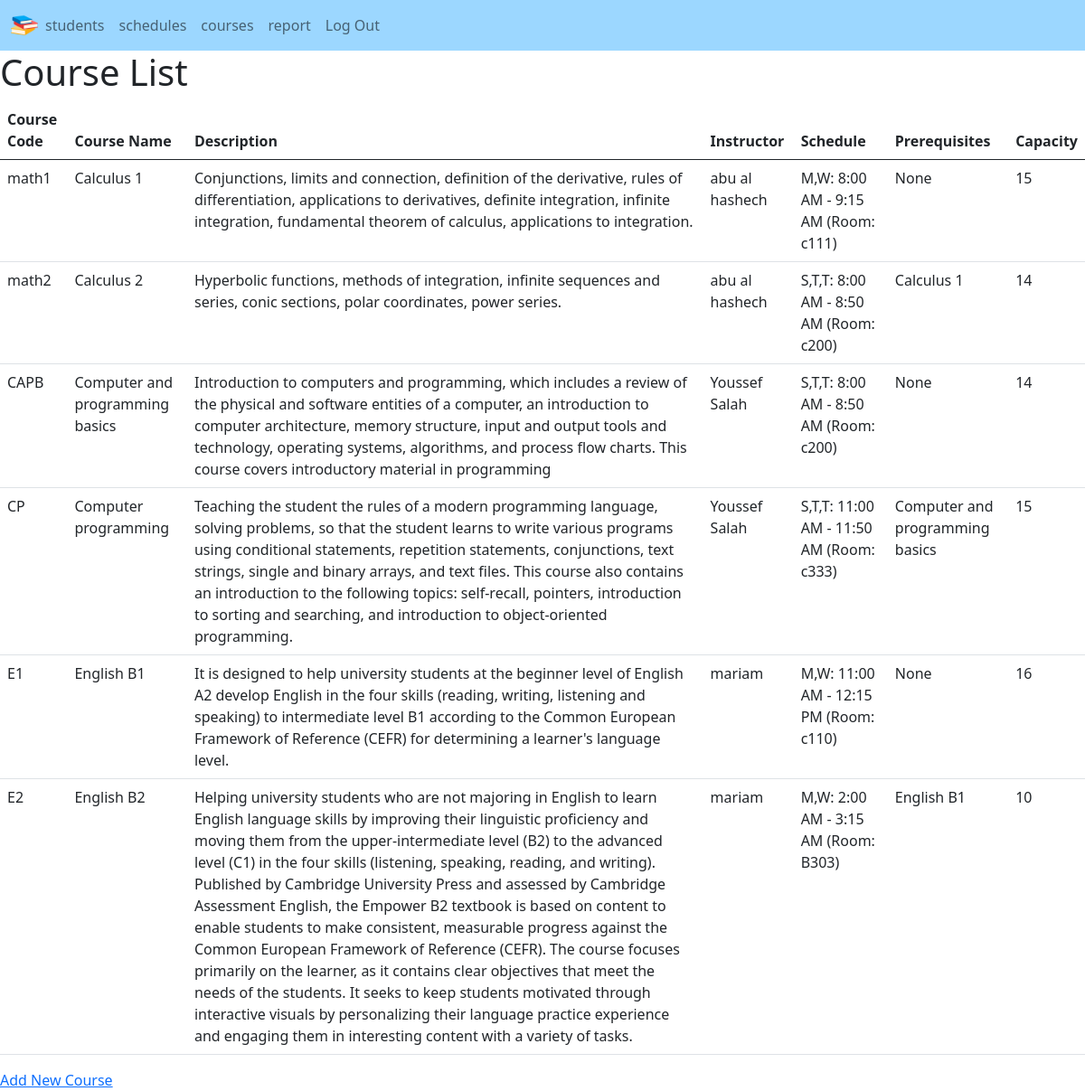
The page /course_list/ (signed in) on the database its author committed.
### courses/models.py (models this page shows, shortened)
class Course(models.Model):
    code = models.CharField(max_length=90, unique=True, primary_key=True)
    name = models.CharField(max_length=100, null=True)
    description = models.TextField(null=True)
    instructor = models.CharField(max_length=100, null=True)
    scheduled = models.ForeignKey(CourseSchedule, on_delete=models.CASCADE, related_name='courses')
    prerequisites = models.ManyToManyField('self', blank=True, symmetrical=False)
    capacity = models.IntegerField(null=True)
    def __str__(self):
        return self.name

class CourseSchedule(models.Model):
    DAY_CHOICES = (
        ('S,T,T', 'Sunday, Tuesday, Thursday'),
        ('M,W', 'Monday, Wednesday')
    )
    days = models.CharField(max_length=50, null=True, choices=DAY_CHOICES)
    start_time = models.TimeField(null=True)
    end_time = models.TimeField(null=True)
    room_no = models.CharField(max_length=10, null=True)

### courses/views.py (the view)
# urls.py: path('course_list/', views.course_lista, name='course_list'),
@login_required
@admin_required
def course_lista(request):
    courses = Course.objects.all()
    return render(request, 'courses/courses_list.html', {'courses': courses})

### courses/templates/courses/courses_list.html (shortened to what this page needs)
{% extends "courses/mainadmin.html" %}
{% load static %}
{% block content %}
    <h1>Course List</h1>
    <table class="table">
        <thead>
            <tr>
                <th>Course Code</th>
                <th>Course Name</th>
                <th>Description</th>
                <th>Instructor</th>
                <th>Schedule</th>
                <th>Prerequisites</th>
                <th>Capacity</th>
            </tr>
        </thead>
        <tbody>
            {% for course in courses %}
                <tr>
                    <td>{{ course.code }}</td>
                    <td>{{ course.name }}</td>
                    <td>{{ course.description }}</td>
                    <td>{{ course.instructor }}</td>
                    <td>
                        {% if course.scheduled %}
                            {{ course.scheduled.days }}: {{ course.scheduled.start_time|date:"g:i A" }} - {{ course.scheduled.end_time|date:"g:i A" }} (Room: {{ course.scheduled.room_no }})
                        {% else %}
                            No Schedule
                        {% endif %}
                    </td>
                    <td>
                        {% if course.prerequisites.exists %}
                            {{ course.prerequisites.all|join:", " }}
                        {% else %}
                            None
                        {% endif %}
                    </td>
                    <td>{{ course.capacity }}</td>
                </tr>
            {% endfor %}
        </tbody>
    </table>
    <a href="{% url 'add_course' %}">Add New Course</a>
{% endblock content %}

### rows shown on the page
Course: code "math1", name "Calculus 1", description "Conjunctions, limits and connection, definition of the derivative, rules of differentiation, applications to derivatives, definite integration, infinite integration, fundamental theorem of calculus, applications to integration.", instructor "abu al hashech", scheduled.days "M,W", scheduled.start_time "8:00 AM", scheduled.end_time "9:15 AM", scheduled.room_no "c111", shows "None", capacity "15"
Course: code "math2", name "Calculus 2", description "Hyperbolic functions, methods of integration, infinite sequences and series, conic sections, polar coordinates, power series.", instructor "abu al hashech", scheduled.days "S,T,T", scheduled.start_time "8:00 AM", scheduled.end_time "8:50 AM", scheduled.room_no "c200", prerequisites.all "Calculus 1", capacity "14"
Course: code "CAPB", name "Computer and programming basics", description "Introduction to computers and programming, which includes a review of the physical and software entities of a computer, an introduction to computer architecture, memory structure, input and output tools and technology, operating systems, algorithms, and process flow charts. This course covers introductory material in programming", instructor "Youssef Salah", scheduled.days "S,T,T", scheduled.start_time "8:00 AM", scheduled.end_time "8:50 AM", scheduled.room_no "c200", shows "None", capacity "14"
Course: code "CP", name "Computer programming", description "Teaching the student the rules of a modern programming language, solving problems, so that the student learns to write various programs using conditional statements, repetition statements, conjunctions, text strings, single and binary arrays, and text files. This course also contains an introduction to the following topics: self-recall, pointers, introduction to sorting and searching, and introduction to object-oriented programming.", instructor "Youssef Salah", scheduled.days "S,T,T", scheduled.start_time "11:00 AM", scheduled.end_time "11:50 AM", scheduled.room_no "c333", prerequisites.all "Computer and programming basics", capacity "15"
Course: code "E1", name "English B1", description "It is designed to help university students at the beginner level of English A2 develop English in the four skills (reading, writing, listening and speaking) to intermediate level B1 according to the Common European Framework of Reference (CEFR) for determining a learner's language level.", instructor "mariam", scheduled.days "M,W", scheduled.start_time "11:00 AM", scheduled.end_time "12:15 PM", scheduled.room_no "c110", shows "None", capacity "16"
Course: code "E2", name "English B2", description "Helping university students who are not majoring in English to learn English language skills by improving their linguistic proficiency and moving them from the upper-intermediate level (B2) to the advanced level (C1) in the four skills (listening, speaking, reading, and writing). Published by Cambridge University Press and assessed by Cambridge Assessment English, the Empower B2 textbook is based on content to enable students to make consistent, measurable progress against the Common European Framework of Reference (CEFR). The course focuses primarily on the learner, as it contains clear objectives that meet the needs of the students. It seeks to keep students motivated through interactive…", instructor "mariam", scheduled.days "M,W", scheduled.start_time "2:00 AM", scheduled.end_time "3:15 AM", scheduled.room_no "B303", prerequisites.all "English B1", capacity "10"
